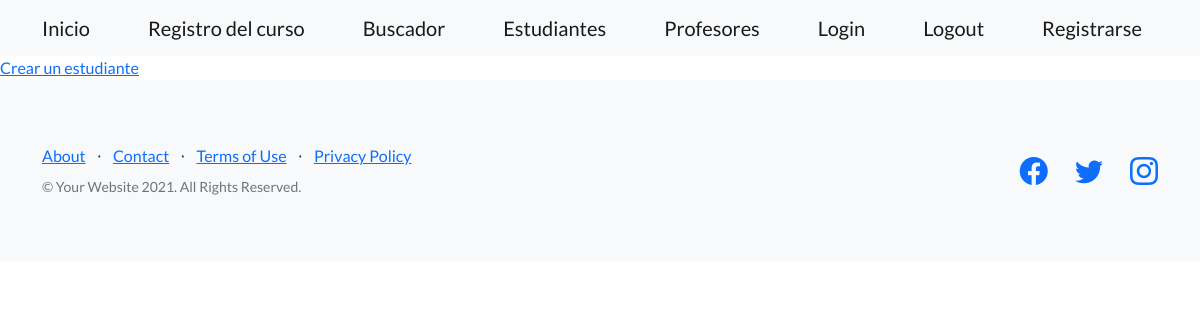
Before: /clase/listAlu/ with the older database file.
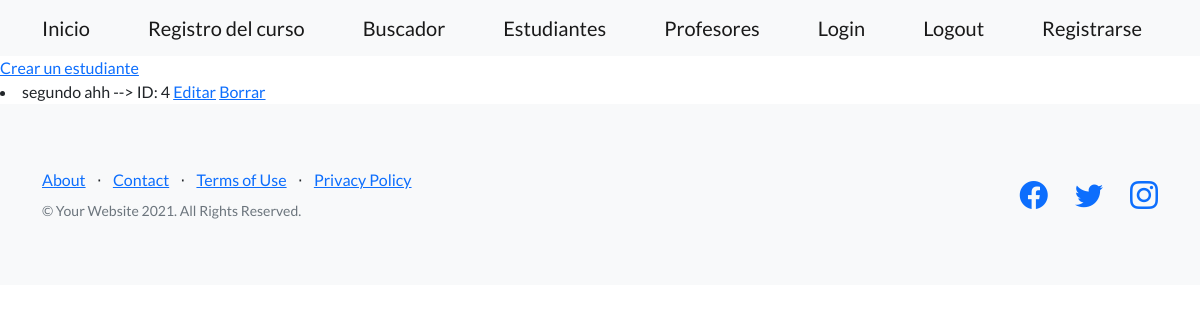
After: the same page with the newer database file.
### clase/models.py (models this page shows)
class Estudiante(models.Model):
  nombre = models.CharField(max_length=50)
  apellido = models.CharField(max_length=200)
  email= models.EmailField()
  def __str__(self):
      return f"{self.nombre} {self.apellido}"

### clase/views.py (the view)
# urls.py: path('listAlu/',listAlu, name= 'listAlu' ),
def listAlu(request):
    listAlu = Estudiante.objects.all()
    return render(request,'clase/listAlu.html',{'listAlu': listAlu })

### clase/templates/clase/listAlu.html
{% extends 'index/index.html' %}
{% block header_index %}
    <a href="{% url 'crearAlu' %}">
        Crear un estudiante
    </a>
  {% for alu in listAlu%}
     <li>
         {{alu}} --> ID: {{alu.id}}
         <a href="{% url 'actualizarAlu' alu.id%}">Editar</a>
         <a href="{% url 'borrarAlu' alu.id%}">Borrar</a>
     </li>
  {% endfor %}
{% endblock header_index %}

### index/templates/index/index.html (shortened to what this page needs)
<!DOCTYPE html>
<html lang="en">
    <head>
        {% load static %}
        <link href="https://cdn.jsdelivr.net/npm/bootstrap-icons@1.5.0/font/bootstrap-icons.css" rel="stylesheet" type="text/css" />
        <link href="{% static 'appdjango/css/styles.css' %}" rel="stylesheet" />
    </head>
    <body>
        <nav class="navbar navbar-light bg-light static-top">
            <div class="container">
                <a class="navbar-brand" href="{% url 'index' %}">Inicio</a>
                <a class="navbar-brand" href="{% url 'formulario' %}"> Registro del curso</a>
                <a class="navbar-brand" href="{% url 'busqueda_cursos' %}">Buscador</a>
                <a class="navbar-brand" href="{% url 'listAlu' %}">Estudiantes</a>
                <a class="navbar-brand" href="{% url 'profesoresLista' %}">Profesores</a>
                <a class="navbar-brand" href="{% url 'login' %}">Login</a>
                <a class="navbar-brand" href="{% url 'logout' %}">Logout</a>
                <a class="navbar-brand" href="{% url 'registro' %}">Registrarse</a>
            </div>
        </nav>
        {% block header_index %}{% endblock header_index %}
        <footer class="footer bg-light">
            <div class="container">
                <div class="row">
                    <div class="col-lg-6 h-100 text-center text-lg-start my-auto">
                        <ul class="list-inline mb-2">
                            <li class="list-inline-item"><a href="#!">About</a></li>
                            <li class="list-inline-item">⋅</li>
                            <li class="list-inline-item"><a href="#!">Contact</a></li>
                            <li class="list-inline-item">⋅</li>
                            <li class="list-inline-item"><a href="#!">Terms of Use</a></li>
                            <li class="list-inline-item">⋅</li>
                            <li class="list-inline-item"><a href="#!">Privacy Policy</a></li>
                        </ul>
                        <p class="text-muted small mb-4 mb-lg-0">&copy; Your Website 2021. All Rights Reserved.</p>
                    </div>
                    <div class="col-lg-6 h-100 text-center text-lg-end my-auto">
                        <ul class="list-inline mb-0">
                            <li class="list-inline-item me-4">
                                <a href="#!"><i class="bi-facebook fs-3"></i></a>
                            </li>
                            <li class="list-inline-item me-4">
                                <a href="#!"><i class="bi-twitter fs-3"></i></a>
                            </li>
                            <li class="list-inline-item">
                                <a href="#!"><i class="bi-instagram fs-3"></i></a>
                            </li>
                        </ul>
                    </div>
                </div>
            </div>
        </footer>
    </body>
</html>

Changed rows visible on the page:
added Estudiante: nombre+apellido "segundo ahh", id "4"
